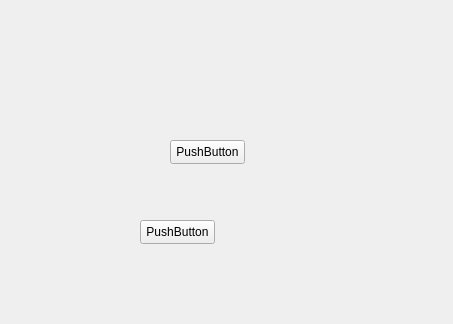
<?xml version="1.0" encoding="UTF-8"?>
<ui version="4.0">
 <class>displaysouvenir</class>
 <widget class="QWidget" name="displaysouvenir">
  <property name="geometry">
   <rect>
    <x>0</x>
    <y>0</y>
    <width>453</width>
    <height>324</height>
   </rect>
  </property>
  <property name="windowTitle">
   <string>Form</string>
  </property>
  <widget class="QPushButton" name="pushButton">
   <property name="geometry">
    <rect>
     <x>170</x>
     <y>140</y>
     <width>75</width>
     <height>24</height>
    </rect>
   </property>
   <property name="text">
    <string>PushButton</string>
   </property>
  </widget>
  <widget class="QPushButton" name="pushButton_2">
   <property name="geometry">
    <rect>
     <x>140</x>
     <y>220</y>
     <width>75</width>
     <height>24</height>
    </rect>
   </property>
   <property name="text">
    <string>PushButton</string>
   </property>
  </widget>
 </widget>
 <resources/>
 <connections/>
</ui>
